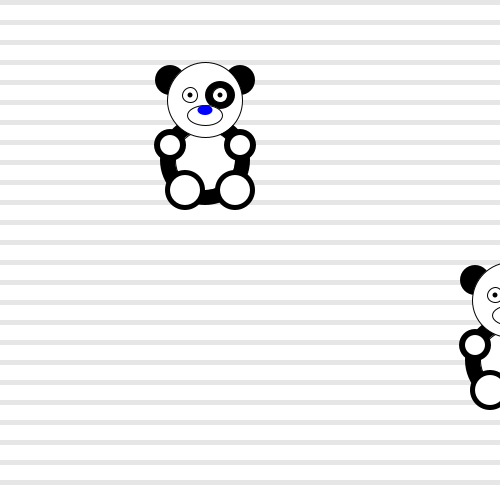
Frame 1 (no input)
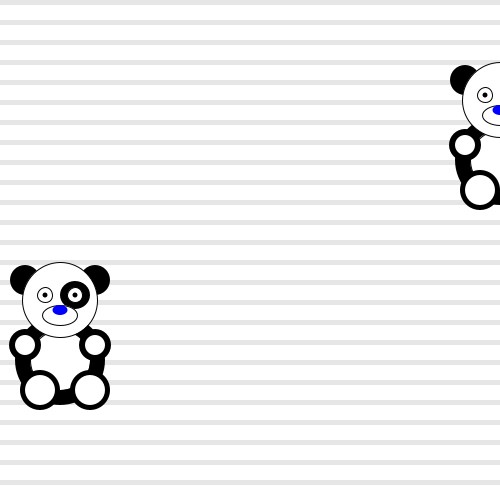
Frame 60 (the mouse pressed at the canvas centre just before this capture)
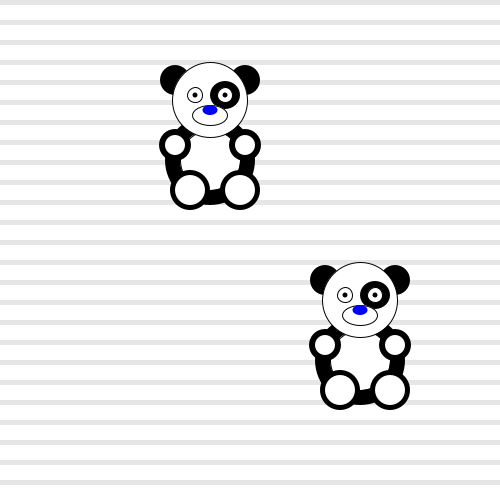
Frame 120 (the mouse held since frame 60 and released just before this capture)

The Processing sketch that drew these frames (run headless with seeded random() and noise(); from frame 60 on, the mouse is pressed at the canvas centre):

// Processing sketch: processing_128983
// ── processing_128983.pde

//in openprocessing werkt het bestand wel!

int y;
int spatie;
int stop;

Monster MijnMonster;
Monster MijnMonster2;

void setup(){
    size(500,500);
    MijnMonster = new Monster(500,300, 10); 
    MijnMonster2 = new Monster(200,100,5);
    //monstertjeX=500;
    //monstertjeY=500;
    
    y=0;
    spatie=20;
    stop=500;
}

void draw() {
    background(255);
    
    while(y < stop){
      noStroke();
      fill(230);
      rect(0,y,500,5);
      y = y + spatie;
    }
    
    MijnMonster.update();
    MijnMonster.test();
    MijnMonster.teken();
    
    MijnMonster2.update();
    MijnMonster2.test();
    MijnMonster2.teken();
    
    y=0;
} 

class Monster{

int monstertjeX;
int monstertjeY;
int richting=10;
int teller;
boolean test;



Monster(int x, int y, int derichting)
{
  monstertjeX = x;
  monstertjeY = y;
  richting = derichting; 
}
  
void teken(){
    noStroke();
    fill(0);
    ellipseMode(CENTER);
    ellipse(monstertjeX-35,monstertjeY-20,30,30);        //left ear*/
    ellipse(monstertjeX+35,monstertjeY-20,30,30);      //right ear*/
    ellipse(monstertjeX,monstertjeY+60,90,90);      //body*/

    stroke(0);
    fill(255);
    ellipse(monstertjeX,monstertjeY+60,60,60);      //belly*//
    ellipse(monstertjeX,monstertjeY,75,75);       //Head*/
    
    noStroke();
    fill(0);
    ellipse(monstertjeX+30,monstertjeY+90,40,40);      //right foot*/
    ellipse(monstertjeX-20,monstertjeY+90,40,40);       //left foot*/
    ellipse(monstertjeX-35,monstertjeY+45,32,32);      //left hand*/
    ellipse(monstertjeX+35,monstertjeY+45,32,32);      //right hand*/
    ellipse(monstertjeX+15,monstertjeY-5,30,28);      //black spot in face*/
    
    stroke(0);
    fill(255);
    ellipse(monstertjeX+15,monstertjeY-5,15,15);      //right eye*/
    ellipse(monstertjeX-15,monstertjeY-5,15,15);      //left eye*/
    ellipse(monstertjeX,monstertjeY+15,35,20);    //white nose*/
    
    noStroke();
     if(test == true) { fill(255,0,0);}
     if(test == false) { fill(0,0,255);}
    ellipseMode(CENTER);
    ellipse(monstertjeX,monstertjeY+10,15,10);    //nose*/
    
    noStroke();
    fill(0);
    ellipse(monstertjeX+15,monstertjeY-5,5,5);        //right pupil*/
    ellipse(monstertjeX-15,monstertjeY-5,5,5);        //left pupil*/

    noStroke();
    fill(255);
    ellipse(monstertjeX-35,monstertjeY+45,20,20);    //left white hand*/
    ellipse(monstertjeX+35,monstertjeY+45,20,20);  //right white hand*/
    ellipse(monstertjeX+30,monstertjeY+90,30,30);    //right white foot*/
    ellipse(monstertjeX-20,monstertjeY+90,30,30);    //left white foot*/
    //einde monstertje
    } 
    
void update(){
   
   monstertjeX = monstertjeX + richting;
   if(monstertjeX > width) {
     teller = teller + 1;
     richting = - richting;}
     
   if(monstertjeX < 0){
     teller = teller + 1;
     richting = - richting;}
} 

void test(){
  if(teller == 10) {
    test = !test;
    teller = 0;}

 println(monstertjeX);
 println(monstertjeY);
 println(teller);
}
}
  
